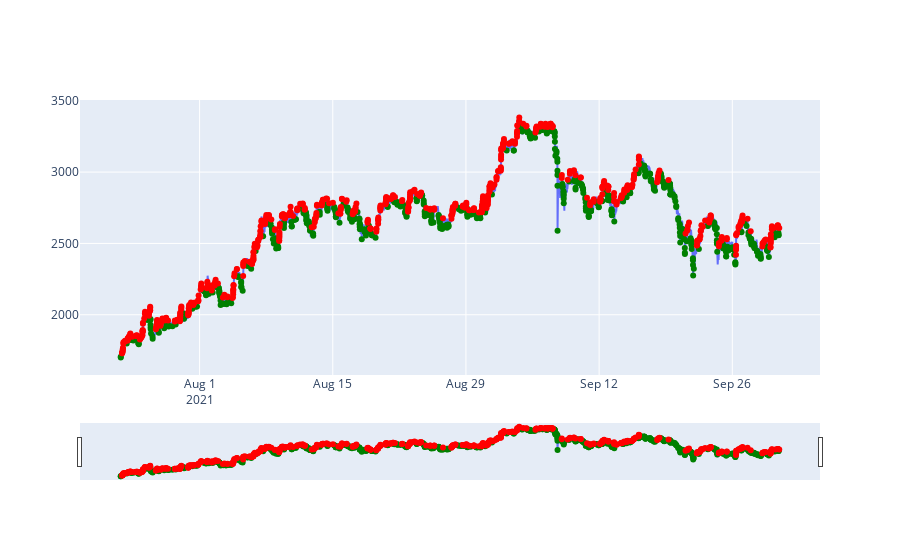

Write notebook code for a chart like this one.
### Code cell
import plotly.graph_objects as go
from plotly.subplots import make_subplots

fig = go.Figure()
fig.add_trace(go.Scatter(x=df["time_end"],
                         y=df["close"]))

fig.add_trace(go.Scatter(x=buy["time_end"],
                        y=buy["close"],
                        mode='markers',
                         marker=dict(color="green")
                        ))
fig.add_trace(go.Scatter(x=sell["time_end"],
                        y=sell["close"],
                        mode='markers',
                         marker=dict(color="red")
                        ))
fig.update_layout(showlegend=False, 
                  xaxis_rangeslider_visible=True)

### Figure 1 — Plotly figure (JSON) as saved in the notebook; plotly's stock layout.template omitted (floating-point values rounded to 4 significant figures; data arrays with more than 128 entries replaced by an {"elided": "..."} marker saying what was removed)
{"data": [{"type": "scatter", "x": {"elided": "19934 str values"}, "y": {"elided": "19934 float values"}}, {"marker": {"color": "green"}, "mode": "markers", "type": "scatter", "x": {"elided": "616 str values"}, "y": {"elided": "616 float values"}}, {"marker": {"color": "red"}, "mode": "markers", "type": "scatter", "x": {"elided": "628 str values"}, "y": {"elided": "628 float values"}}], "layout": {"showlegend": false, "xaxis": {"rangeslider": {"visible": true}}}}
